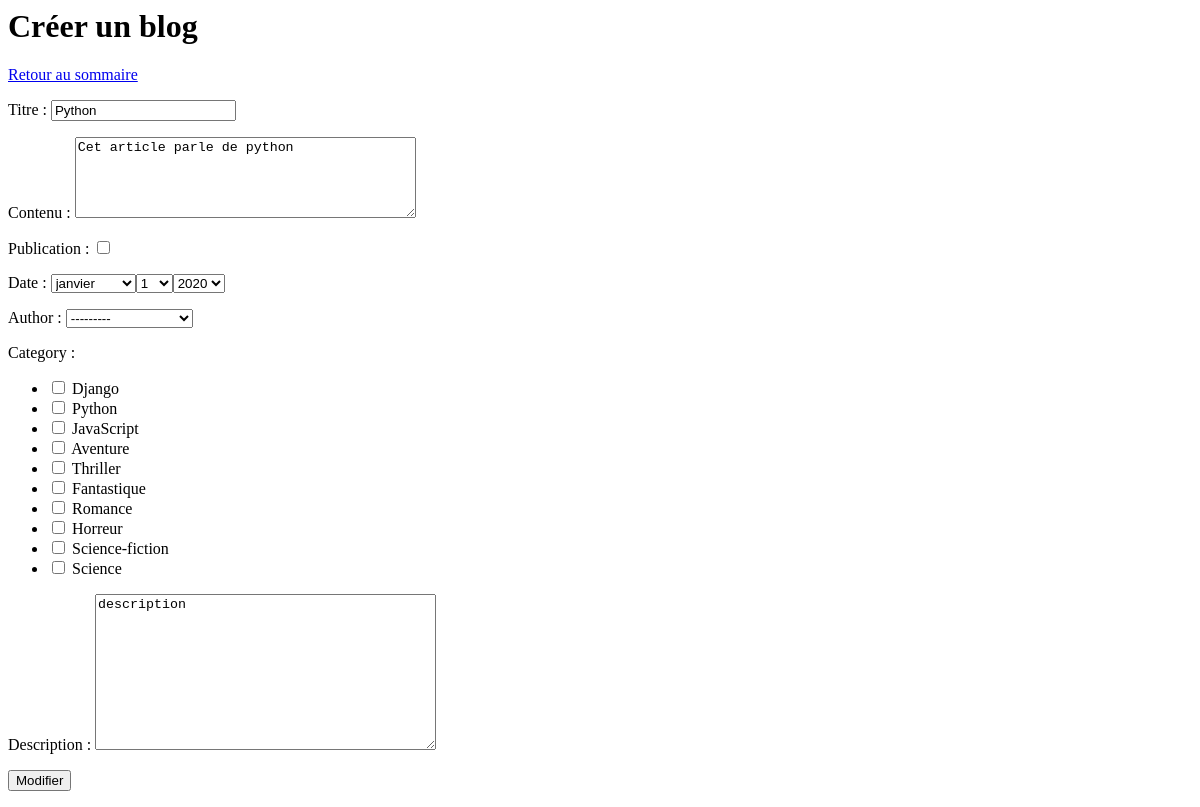
Before: /blog/python/edit/ (signed in) with the older database file.
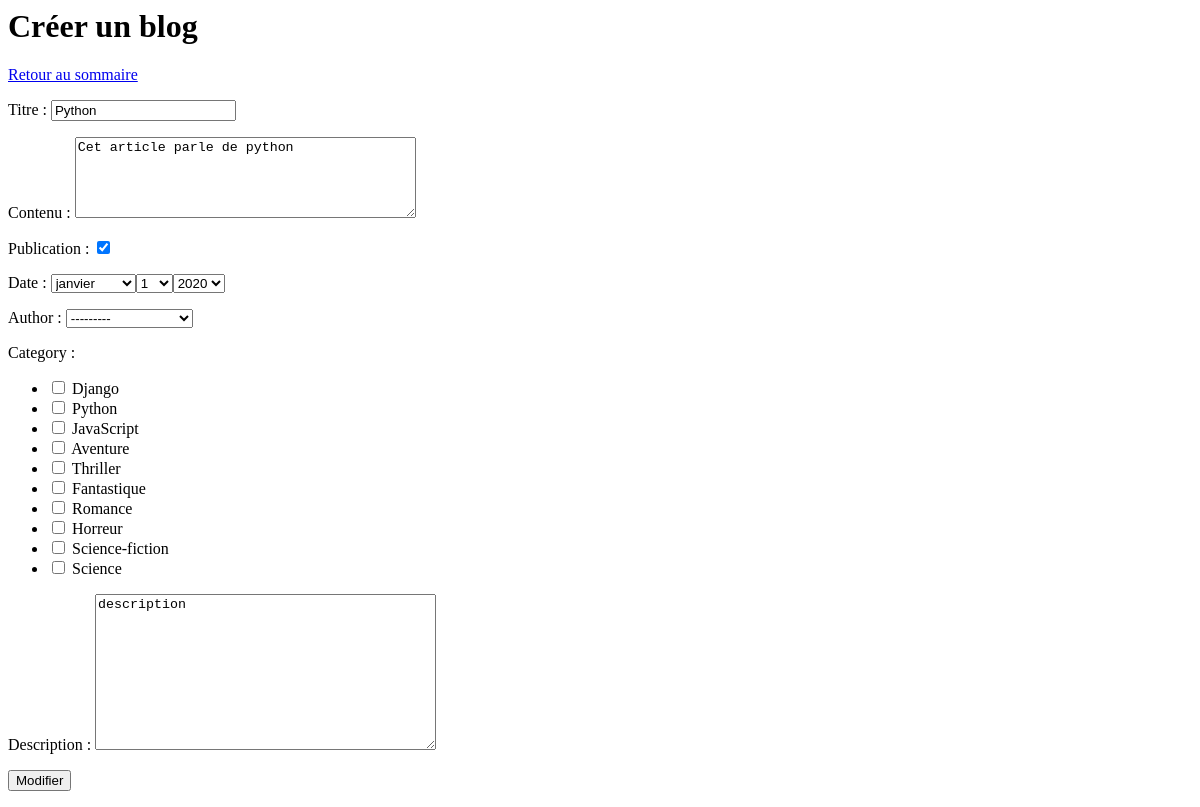
After: the same page with the newer database file.
### blog/models.py (models this page shows, shortened)
class BlogPost(models.Model):
    author=models.ForeignKey(User, on_delete=models.SET_NULL, null=True)
    category=models.ManyToManyField(Category, blank=True)
    title=models.CharField(max_length=100)
    slug = models.SlugField(unique=True, db_index=True)
    published=models.BooleanField(default=False)
    date=models.DateField(blank=True, null=True)
    content=models.TextField()
    description=models.TextField(blank=True)
    class Meta:
        verbose_name="Article"
        verbose_name_plural="Articles"
        ordering=["title"]

### blog/views.py (the view)
# urls.py: path('<str:slug>/edit/', BlogPostUpdate.as_view(), name='blog_edit'),
@method_decorator(login_required, name='dispatch')
class BlogPostUpdate(UpdateView): # U : Update
    model=BlogPost
    template_name="blog/create_post.html"
    form_class=BlogPostForm # Utilise le formulaire défini dans forms.py
    access_url=reverse_lazy('blog_index')  # URL de redirection après la création réussie de l'article
    def get_context_data(self, **kwargs):
        context= super().get_context_data(**kwargs)
        context['submit_text']="Modifier"
        return context

### website/forms.py
class BlogPostForm(forms.ModelForm):
    category = forms.ModelMultipleChoiceField(
        queryset=Category.objects.all(),
        widget=forms.CheckboxSelectMultiple,  # Ou SelectMultiple si tu veux un menu déroulant
    )
    class Meta:
        model = BlogPost
        fields = ['title', 'content', 'published', 'date','author','category','description']
        labels={
            "title": "Titre",
            "content": "Contenu",
            "published": "Publication"
        }
        widgets = {
            "content": forms.Textarea(attrs={"rows": 5, "cols": 40}),
            "date": forms.SelectDateWidget(years=range(1990,2027)),
        }

### blog/models.py (called while the page is built)
    def __str__(self):
        return self.name

### blog/templates/blog/create_post.html (shortened to what this page needs)
<html lang="fr">
<head>
</head>
<body>
<h1>Créer un blog  </h1>
<a href="{% url 'blog:blog_index' %}">Retour au sommaire</a>
<form method="post">
    {{ form.as_p }}
    <input type="submit" value="{{submit_text}}">
</form>
</body>
</html>

Changed rows visible on the page:
changed BlogPost "Python": published "☐" → "☑"
